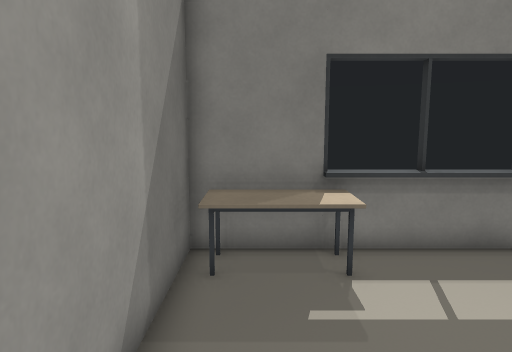
view 1 (above)

15 first-person views from a walk through a Godot game level. The camera is 1.5 m above the floor, tilts 8° down and sees 70° across. The floor is counted in squares, 0.5 m on a side. Each view is taken from the middle of a square. On the plan, view 1 faces up. The plan holds only what a view shows up to about 20 squares ahead; the rest is blank.

view 2
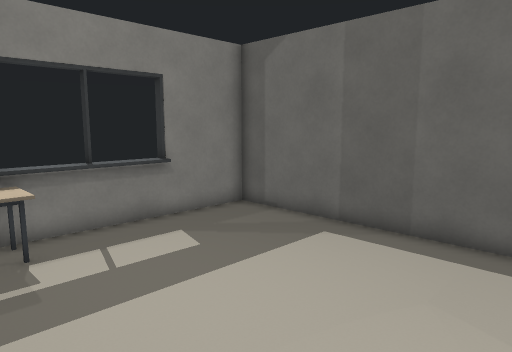

view 3
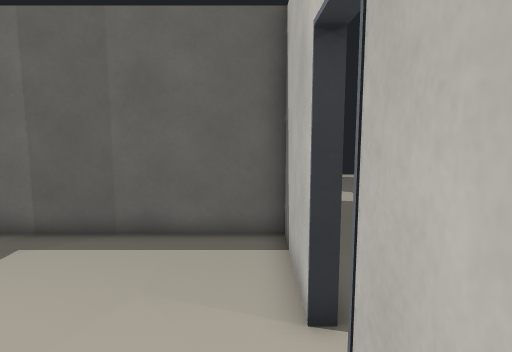

view 4
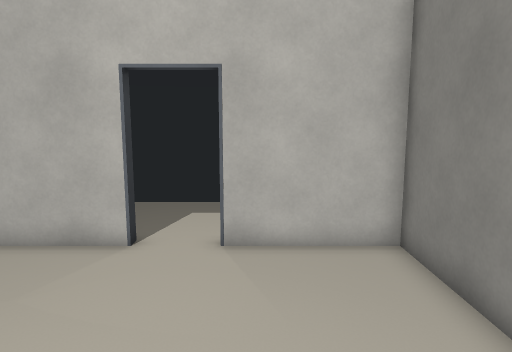

view 5
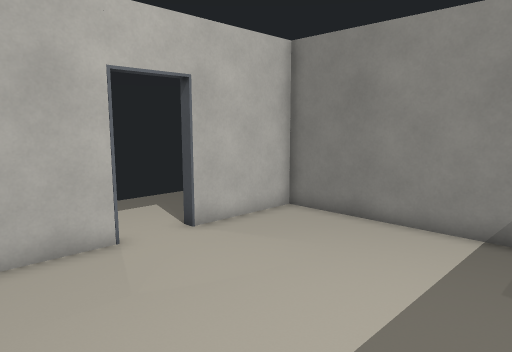

view 6
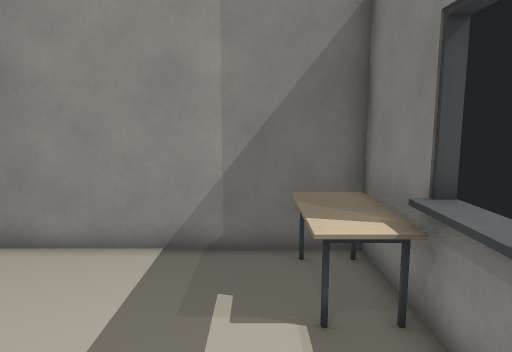

view 7
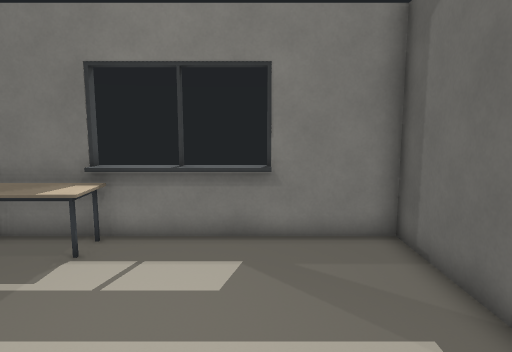

view 8
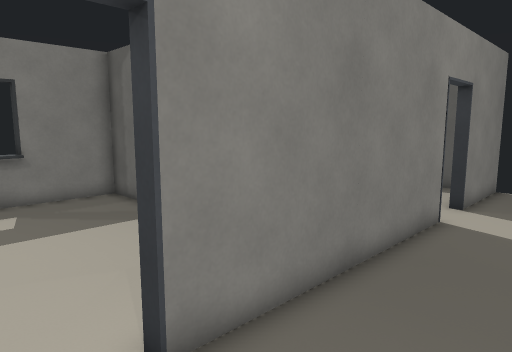

view 9
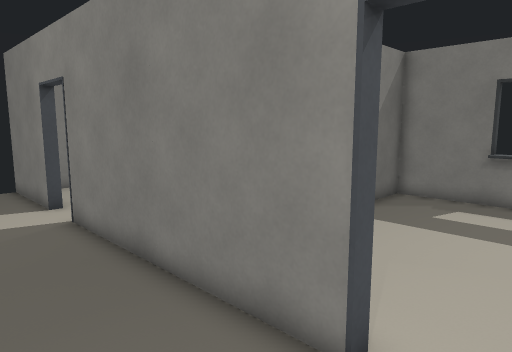

view 10
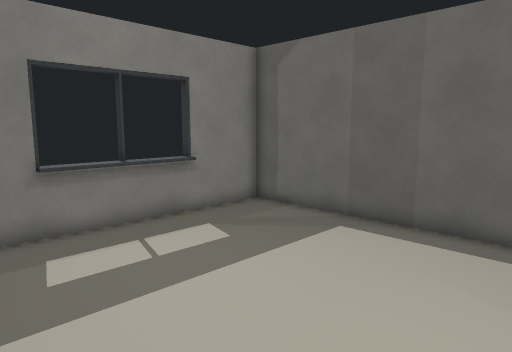

view 11
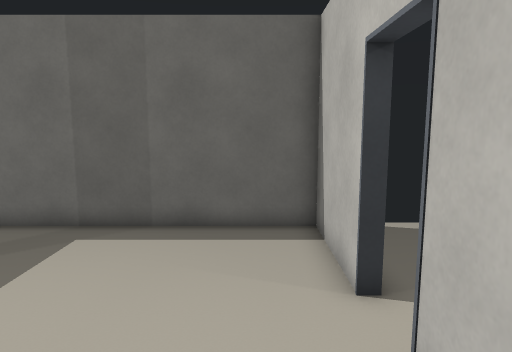

view 12
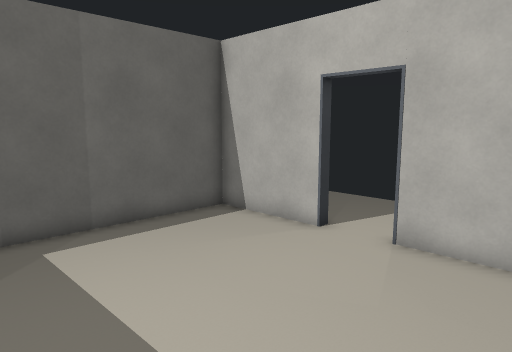

view 13
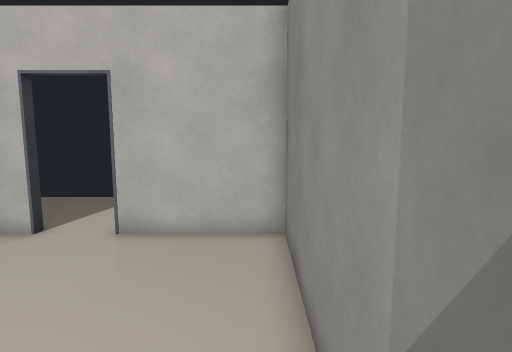

view 14
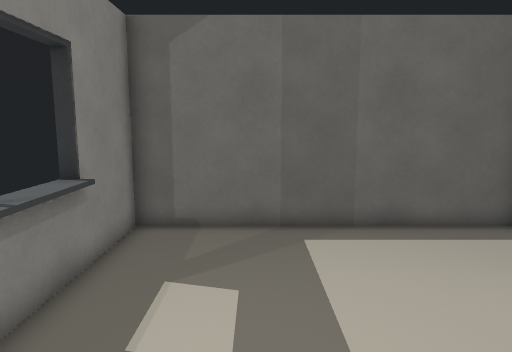

view 15
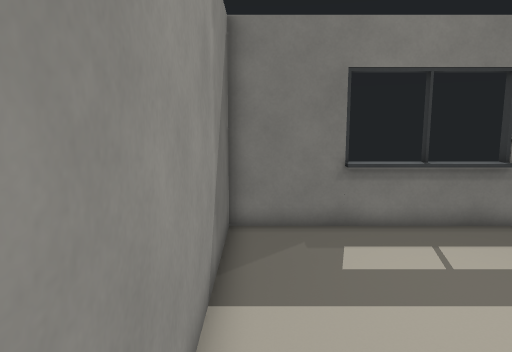

### Floor plan
Ten units are one square. View 1 is at (0, 0); x grows to the right and y downward. Boxes are objects, and circles mark ways between rooms. Rooms are numbered by the first view taken in them; rooms with no view inside come last. Other rooms are left out.
<svg viewBox="-25 -91 250 146">
<path fill="none" stroke="#000" d="M51 32 51 28 98 28 98 -86 -16 -86 -16 28 29 28 29 32M65 -83 24 -83M149 32 51 32M29 32 -20 32M220 32 171 32M171 32 171 28 216 28 216 -86 102 -86 102 28 149 28 149 32M185 -83 135 -83"/>
<rect x="-15" y="-85" width="40" height="20" fill="#bbb"><title>desk</title></rect>
<circle cx="40" cy="30" r="3" fill="#2a7"/>
<circle cx="160" cy="30" r="3" fill="#2a7"/>
<text x="40" y="-30">1</text>
<text x="100" y="50">2</text>
<text x="160" y="-20">3</text>
</svg>
Room 1 opens to room 2. Room 2 opens to room 3.

Where each view was taken, in squares from view 1:
view 1: 0 up, 0 right, facing up
view 2: 2 down, 0 right, facing up-right
view 3: 2 down, 0 right, facing right
view 4: 6 up, 2 right, facing down
view 5: 6 up, 9 right, facing down-left
view 6: 6 up, 7 right, facing left
view 7: 1 down, 6 right, facing up
view 8: 7 down, 3 right, facing up-right
view 9: 7 down, 17 right, facing up-left
view 10: 2 down, 11 right, facing up-right
view 11: 1 down, 11 right, facing right
view 12: 6 up, 11 right, facing down-right
view 13: 7 up, 11 right, facing down
view 14: 5 up, 11 right, facing right
view 15: 2 down, 11 right, facing up
